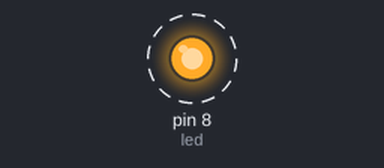
A sketch run on a simulated Arduino Uno, built with avr-gcc and run on an emulated ATmega328P. Shown: output pins drawn as LEDs (lit = HIGH). Dashed ring = blinking.

Above: at 0.5 s.
Timing chart, 0 to 4.6 s (numbered marks = the images above):
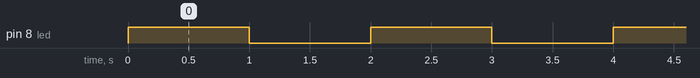

Measured:
- by itself, pin 8 (led): alternates HIGH for 1.0 s and LOW for 1.0 s

The sketch:

Light-emitting_diode.ino
```cpp
int led = 8;
void setup()
{
pinMode(led, OUTPUT);
}
void loop()
{
digitalWrite(led, HIGH);
delay(1000);
digitalWrite(led, LOW);
delay(1000);
}
```
